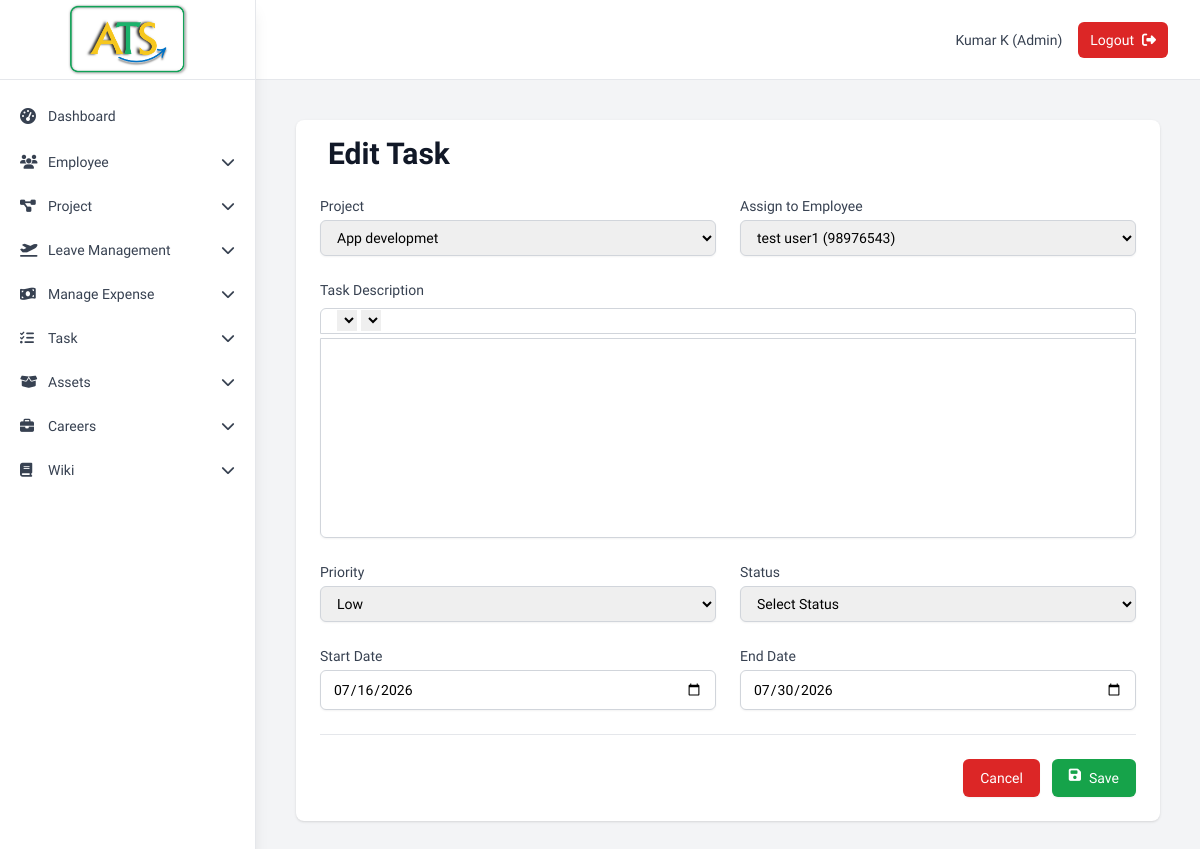
The page /admin/edit_task/36 (signed in) on the database as committed earlier.
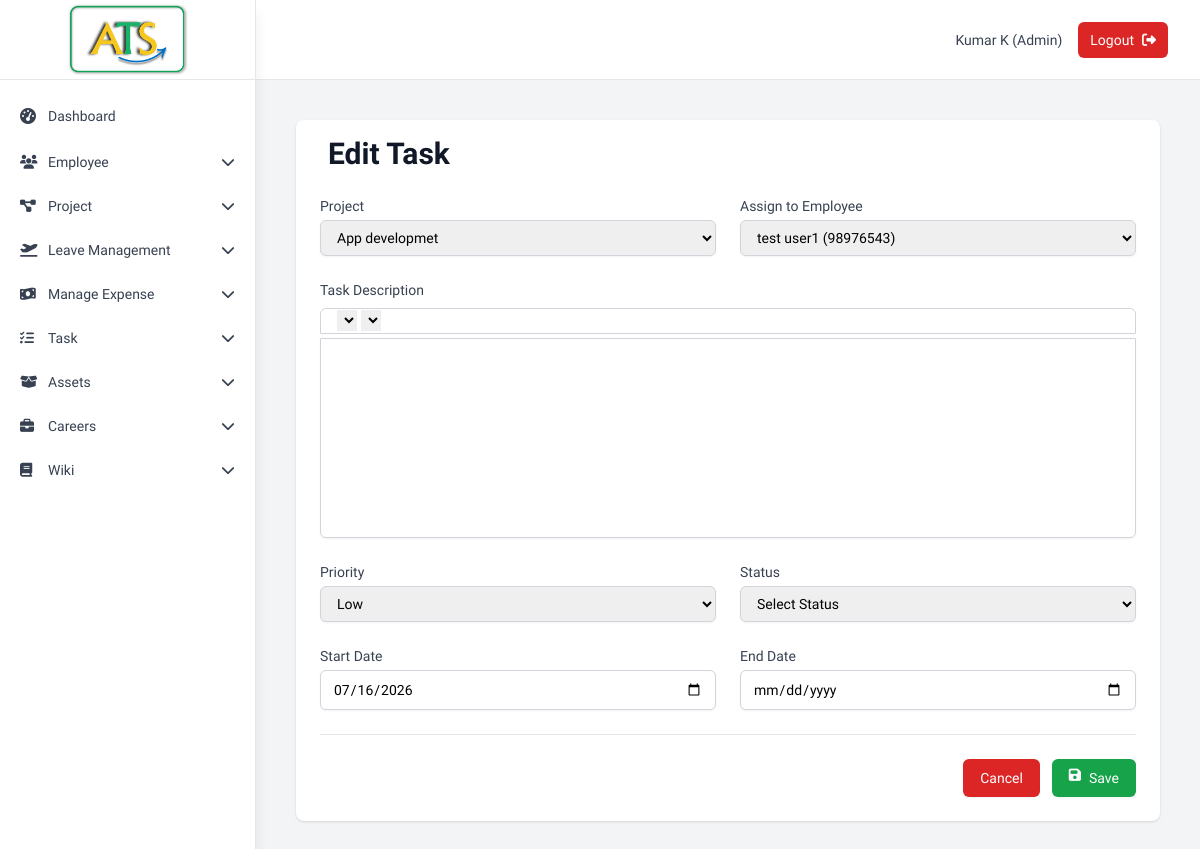
The same page on the database as committed later.
### tables this page shows
CREATE TABLE tbl_task (
                task_id INTEGER PRIMARY KEY AUTOINCREMENT,
                project_id INTEGER NOT NULL,
                emp_id INTEGER NOT NULL,
                task_desc TEXT NOT NULL,
                priority TEXT NOT NULL,
                status TEXT DEFAULT 'pending',
                start_date DATE NOT NULL,
                end_date DATE,
                inserted_date DATETIME DEFAULT CURRENT_TIMESTAMP,
                FOREIGN KEY (project_id) REFERENCES tbl_project (project_id),
                FOREIGN KEY (emp_id) REFERENCES tbl_employee (emp_id)
            );

CREATE TABLE tbl_project (
                project_id INTEGER PRIMARY KEY AUTOINCREMENT,
                project_name TEXT NOT NULL,
                priority TEXT NOT NULL,
                project_desc TEXT,
                project_status TEXT DEFAULT 'active',
                start_date DATE NOT NULL,
                end_date DATE,
                inserted_date DATETIME DEFAULT CURRENT_TIMESTAMP
            );

CREATE TABLE tbl_employee (
                emp_id INTEGER PRIMARY KEY AUTOINCREMENT,
                first_name TEXT NOT NULL,
                last_name TEXT NOT NULL,
                gender TEXT NOT NULL,
                dob DATE NOT NULL,
                address TEXT NOT NULL,
                phone_no TEXT NOT NULL,
                email TEXT UNIQUE NOT NULL,
                password TEXT NOT NULL,
                status TEXT DEFAULT 'active',
                emp_type TEXT DEFAULT 'emp',
                inserted_date DATETIME DEFAULT CURRENT_TIMESTAMP
            , department TEXT);

### Backup_Code/app1.py (the view, shortened to what this page needs)
@app.route('/admin/edit_task/<int:task_id>', methods=['GET', 'POST'])
def edit_task(task_id):
    if 'user_id' not in session or session['emp_type'] != 'admin':
        return redirect(url_for('login'))
    task = db.get_task(task_id)
    if not task:
        flash('Task not found.', 'error')
        return redirect(url_for('view_tasks'))
    projects = db.get_projects()
    employees = db.get_employees()
    return render_template('edit_task.html', task=task, projects=projects, employees=employees)

### Backup_Code/database.py (called while the page is built)
    def get_connection(self):
        return sqlite3.connect(self.db_name)

    def get_employees(self, status_filter='all'):
        conn = self.get_connection()
        cursor = conn.cursor()
        query = '''
            SELECT emp_id, first_name, last_name, gender, dob, address, phone_no, email, status, emp_type, inserted_date, password
            FROM tbl_employee
        '''
        params = []
        if status_filter != 'all':
            query += ' WHERE status = ?'
            params.append(status_filter)
        query += ' ORDER BY inserted_date DESC'
        cursor.execute(query, params)
        employees = cursor.fetchall()
        conn.close()
        return employees

    def get_projects(self):
        conn = self.get_connection()
        cursor = conn.cursor()
        cursor.execute('''
            SELECT project_id, project_name, priority, project_desc, project_status, start_date, end_date, inserted_date
            FROM tbl_project
            ORDER BY inserted_date DESC
        ''')
        projects = cursor.fetchall()
        conn.close()
        return projects

### Backup_Code/templates/edit_task.html (shortened to what the changed rows need)
{% extends "base.html" %}
{% block content %}
<div class="max-w-4xl mx-auto px-4 sm:px-6 lg:px-2">
    <div class="bg-white shadow rounded-lg">
        <div class="mt-2">
            <h1 class="text-3xl font-bold text-gray-900 pt-4 text-left ml-8">Edit Task</h1>
        </div>
        <div class="px-4 py-5 sm:p-6">
            <form method="POST" class="space-y-6" id="taskForm" novalidate>
                <div class="grid grid-cols-1 md:grid-cols-2 gap-6">
                    <div>
                        <label for="project_id" class="block text-sm font-medium text-gray-700">Project</label>
                        <select name="project_id" id="project_id"
                                class="mt-1 block w-full border border-gray-300 rounded-md shadow-sm py-2 px-3 focus:outline-none focus:ring-primary focus:border-primary sm:text-sm">
                            {% for project in projects %}
                            <option value="{{ project[0] }}" {% if project[0] == task[2] %}selected{% endif %}>{{ project[1] }}</option>
                            {% endfor %}
                        </select>
                    </div>
                    <div>
                        <label for="emp_id" class="block text-sm font-medium text-gray-700">Assign to Employee</label>
                        <select name="emp_id" id="emp_id"
                                class="mt-1 block w-full border border-gray-300 rounded-md shadow-sm py-2 px-3 focus:outline-none focus:ring-primary focus:border-primary sm:text-sm">
                            {% for employee in employees %}
                            {% if employee[9] == 'emp' and employee[8] == 'active' %}
                            <option value="{{ employee[0] }}" {% if employee[0] == task[3] %}selected{% endif %}>{{ employee[1] }} {{ employee[2] }} ({{ employee[6] }})</option>
                            {% endif %}
                            {% endfor %}
                        </select>
                    </div>
                    <div>
                        <label for="priority" class="block text-sm font-medium text-gray-700">Priority</label>
                        <select name="priority" id="priority"
                                class="mt-1 block w-full border border-gray-300 rounded-md shadow-sm py-2 px-3 focus:outline-none focus:ring-primary focus:border-primary sm:text-sm">
                            <option value="low"     {% if task[4] == 'low'     %}selected{% endif %}>Low</option>
                        </select>
                    </div>
                    <div>
                        <label for="start_date" class="block text-sm font-medium text-gray-700">Start Date</label>
                        <input type="date" name="start_date" id="start_date" value="{{ task[6] }}"
                               class="mt-1 block w-full border border-gray-300 rounded-md shadow-sm py-2 px-3 focus:outline-none focus:ring-primary focus:border-primary sm:text-sm">
                    </div>
                    <div>
                        <label for="end_date" class="block text-sm font-medium text-gray-700">End Date</label>
                        <input type="date" name="end_date" id="end_date" value="{{ task[7] }}"
                               class="mt-1 block w-full border border-gray-300 rounded-md shadow-sm py-2 px-3 focus:outline-none focus:ring-primary focus:border-primary sm:text-sm">
                    </div>
                </div>
            </form>
        </div>
    </div>
</div>
{% endblock %}

Rows that differ between the two databases and show on the page:
changed tbl_task "Low": end_date "07/30/2026" → (not shown)
